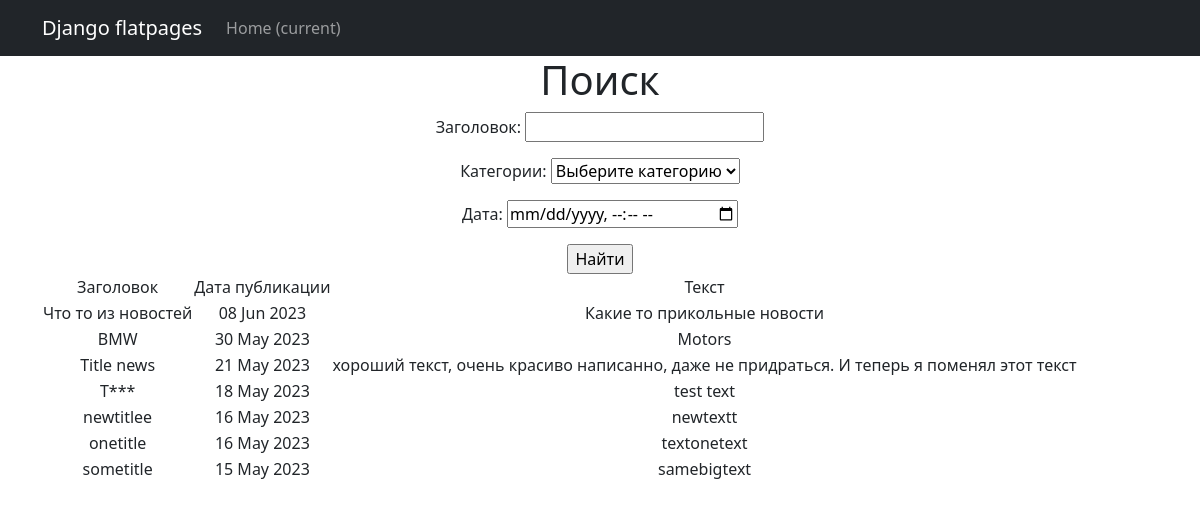
The app's page /news/search/ with its own data.
### New/models.py (models this page shows, shortened)
class Post (models.Model):
    postAuthor = models.ForeignKey('Author', on_delete=models.CASCADE)
    NEWS ='NW'
    ARTICLE = 'AR'
    CATEGORY_CHOICES = (
        (NEWS,'Новость'),
        (ARTICLE, 'Статья'),
    )
    categoryType =  models.CharField(max_length=2, choices=CATEGORY_CHOICES, default=ARTICLE)
    dataCreation = models.DateTimeField(auto_now_add=True)
    postCategory = models.ManyToManyField(Category, through='PostCategory')
    title = models.CharField(max_length=128)
    text = models.TextField(max_length=128)
    rating = models.SmallIntegerField(default=0)

### New/views.py (the view)
# urls.py: path('search/', PostSearch.as_view(), name='post_search'),
class PostSearch(ListView):
    model = Post
    template_name = 'post_search.html'
    context_object_name = 'post_search'
    ordering = '-dataCreation'
    def get_context_data(self, **kwargs):
        context = super().get_context_data(**kwargs)
        context['time_now'] = datetime.utcnow()
        context['filter'] = PostFilter(self.request.GET, queryset=self.get_queryset())
        context['Post'] = None
        return context

### New/models.py (called while the page is built)
    def __str__(self):
        return f'{self.name}'

### New/templatetags/custom_filters.py (called while the page is built)
@register.filter()
def censor(sentence):
    text = sentence.split()
    for i, word in enumerate(text):
        if word in bad_words:
            text[i] = word[0] + '***'
    return ' '.join(text)

### templates/Post_search.html (shortened to what this page needs)
{% extends 'flatpages/default.html' %}
{% load custom_filters %}
{% load custom_tags %}
{% block content %}
    <h1>Поиск</h1>
<form action="" method="get">
       {{ filter.form.as_p }}
       <input type="submit" value="Найти" />
   </form>
    {% if post_search %}
       <table>
           <tr>
               <td> Заголовок </td>
               <td> Дата публикации </td>
               <td> Текст </td>
           </tr>
           {% for post in post_search %}
           <tr>
               <td>{{ post.title|censor }}</td>
               <td>{{ post.dataCreation|date:'d M Y' }}</td>
               <td>{{ post.text|truncatewords:20 }}</td>
           </tr>
           {% endfor %}
       </table>
   {% else %}
       <h2>Постов нет!</h2>
   {% endif %}
{% endblock content %}

### records on screen
Post: title|censor "Что то из новостей", dataCreation "08 Jun 2023", text "Какие то прикольные новости"
Post: title|censor "BMW", dataCreation "30 May 2023", text "Motors"
Post: title|censor "Title news", dataCreation "21 May 2023", text "хороший текст, очень красиво написанно, даже не придраться. И теперь я поменял этот текст"
Post: title|censor "T***", dataCreation "18 May 2023", text "test text"
Post: title|censor "newtitlee", dataCreation "16 May 2023", text "newtextt"
Post: title|censor "onetitle", dataCreation "16 May 2023", text "textonetext"
Post: title|censor "sometitle", dataCreation "15 May 2023", text "samebigtext"
